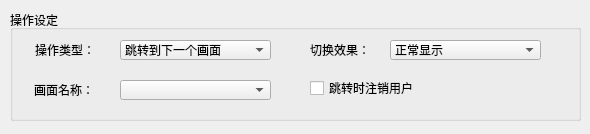
<?xml version="1.0" encoding="UTF-8"?>
<ui version="4.0">
 <class>ScreenWidget</class>
 <widget class="QWidget" name="ScreenWidget">
  <property name="geometry">
   <rect>
    <x>0</x>
    <y>0</y>
    <width>590</width>
    <height>134</height>
   </rect>
  </property>
  <property name="windowTitle">
   <string>Form</string>
  </property>
  <widget class="QGroupBox" name="groupBox_addr">
   <property name="geometry">
    <rect>
     <x>10</x>
     <y>10</y>
     <width>571</width>
     <height>111</height>
    </rect>
   </property>
   <property name="title">
    <string>操作设定</string>
   </property>
   <widget class="QCheckBox" name="checkBox">
    <property name="geometry">
     <rect>
      <x>300</x>
      <y>70</y>
      <width>241</width>
      <height>16</height>
     </rect>
    </property>
    <property name="text">
     <string>跳转时注销用户</string>
    </property>
   </widget>
   <widget class="QComboBox" name="comboBox_ScreenIndex">
    <property name="geometry">
     <rect>
      <x>110</x>
      <y>70</y>
      <width>151</width>
      <height>20</height>
     </rect>
    </property>
   </widget>
   <widget class="QLabel" name="label_4">
    <property name="geometry">
     <rect>
      <x>24</x>
      <y>72</y>
      <width>81</width>
      <height>16</height>
     </rect>
    </property>
    <property name="text">
     <string>画面名称：</string>
    </property>
   </widget>
   <widget class="QComboBox" name="comboBox_operType">
    <property name="geometry">
     <rect>
      <x>110</x>
      <y>30</y>
      <width>151</width>
      <height>20</height>
     </rect>
    </property>
    <item>
     <property name="text">
      <string>跳转到下一个画面</string>
     </property>
    </item>
    <item>
     <property name="text">
      <string>跳转到指定画面</string>
     </property>
    </item>
    <item>
     <property name="text">
      <string>打开窗口</string>
     </property>
    </item>
    <item>
     <property name="text">
      <string>关闭窗口</string>
     </property>
    </item>
    <item>
     <property name="text">
      <string>返回上一个画面</string>
     </property>
    </item>
   </widget>
   <widget class="QLabel" name="label_5">
    <property name="geometry">
     <rect>
      <x>25</x>
      <y>32</y>
      <width>81</width>
      <height>16</height>
     </rect>
    </property>
    <property name="text">
     <string>操作类型：</string>
    </property>
   </widget>
   <widget class="QComboBox" name="comboBox_effect">
    <property name="geometry">
     <rect>
      <x>380</x>
      <y>30</y>
      <width>151</width>
      <height>20</height>
     </rect>
    </property>
    <item>
     <property name="text">
      <string>正常显示</string>
     </property>
    </item>
    <item>
     <property name="text">
      <string>层叠</string>
     </property>
    </item>
    <item>
     <property name="text">
      <string>淡入淡出</string>
     </property>
    </item>
    <item>
     <property name="text">
      <string>平移</string>
     </property>
    </item>
    <item>
     <property name="text">
      <string>旋转</string>
     </property>
    </item>
   </widget>
   <widget class="QLabel" name="label_6">
    <property name="geometry">
     <rect>
      <x>300</x>
      <y>32</y>
      <width>71</width>
      <height>16</height>
     </rect>
    </property>
    <property name="text">
     <string>切换效果：</string>
    </property>
   </widget>
  </widget>
 </widget>
 <resources/>
 <connections/>
</ui>
